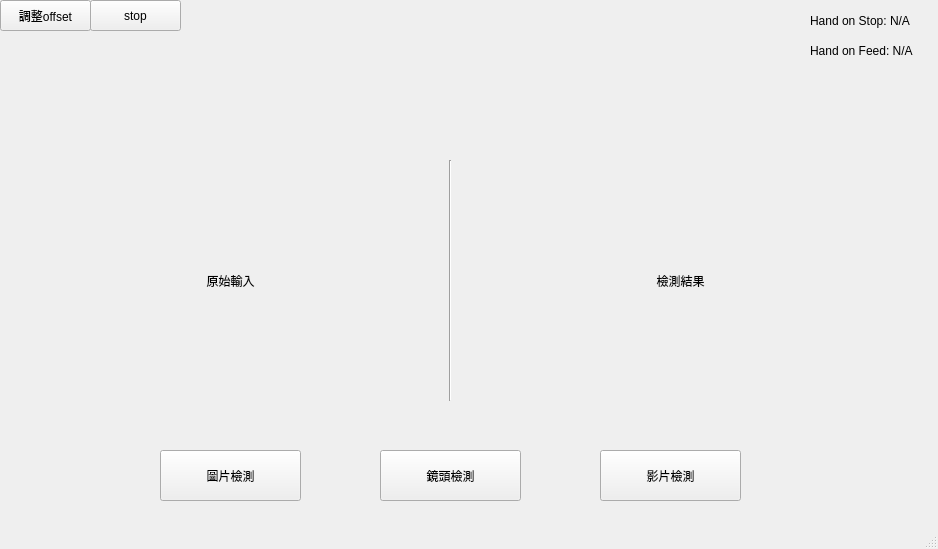
<?xml version="1.0" encoding="UTF-8"?>
<ui version="4.0">
 <class>MainWindow</class>
 <widget class="QMainWindow" name="MainWindow">
  <property name="geometry">
   <rect>
    <x>0</x>
    <y>0</y>
    <width>938</width>
    <height>549</height>
   </rect>
  </property>
  <property name="windowTitle">
   <string>MainWindow</string>
  </property>
  <widget class="QWidget" name="centralwidget">
   <widget class="QLabel" name="input_media">
    <property name="geometry">
     <rect>
      <x>90</x>
      <y>160</y>
      <width>281</width>
      <height>241</height>
     </rect>
    </property>
    <property name="text">
     <string>原始輸入</string>
    </property>
    <property name="scaledContents">
     <bool>true</bool>
    </property>
    <property name="alignment">
     <set>Qt::AlignmentFlag::AlignCenter</set>
    </property>
   </widget>
   <widget class="QLabel" name="output_media">
    <property name="geometry">
     <rect>
      <x>540</x>
      <y>160</y>
      <width>281</width>
      <height>241</height>
     </rect>
    </property>
    <property name="text">
     <string>檢測結果</string>
    </property>
    <property name="scaledContents">
     <bool>true</bool>
    </property>
    <property name="alignment">
     <set>Qt::AlignmentFlag::AlignCenter</set>
    </property>
   </widget>
   <widget class="Line" name="line">
    <property name="geometry">
     <rect>
      <x>380</x>
      <y>160</y>
      <width>141</width>
      <height>241</height>
     </rect>
    </property>
    <property name="orientation">
     <enum>Qt::Orientation::Vertical</enum>
    </property>
   </widget>
   <widget class="QPushButton" name="button_picture">
    <property name="geometry">
     <rect>
      <x>160</x>
      <y>450</y>
      <width>141</width>
      <height>51</height>
     </rect>
    </property>
    <property name="text">
     <string>圖片檢測</string>
    </property>
   </widget>
   <widget class="QPushButton" name="button_video">
    <property name="geometry">
     <rect>
      <x>600</x>
      <y>450</y>
      <width>141</width>
      <height>51</height>
     </rect>
    </property>
    <property name="text">
     <string>影片檢測</string>
    </property>
   </widget>
   <widget class="QPushButton" name="button_camera">
    <property name="geometry">
     <rect>
      <x>380</x>
      <y>450</y>
      <width>141</width>
      <height>51</height>
     </rect>
    </property>
    <property name="text">
     <string>鏡頭檢測</string>
    </property>
   </widget>
   <widget class="QPushButton" name="button_offset">
    <property name="geometry">
     <rect>
      <x>0</x>
      <y>0</y>
      <width>91</width>
      <height>31</height>
     </rect>
    </property>
    <property name="text">
     <string>調整offset</string>
    </property>
   </widget>
   <widget class="QPushButton" name="button_stop">
    <property name="geometry">
     <rect>
      <x>90</x>
      <y>0</y>
      <width>91</width>
      <height>31</height>
     </rect>
    </property>
    <property name="text">
     <string>stop</string>
    </property>
   </widget>
   <widget class="QLabel" name="Label_HandStop_Status">
    <property name="geometry">
     <rect>
      <x>810</x>
      <y>10</y>
      <width>121</width>
      <height>21</height>
     </rect>
    </property>
    <property name="text">
     <string>Hand on Stop: N/A</string>
    </property>
   </widget>
   <widget class="QLabel" name="Label_HandFeed_Status">
    <property name="geometry">
     <rect>
      <x>810</x>
      <y>40</y>
      <width>121</width>
      <height>21</height>
     </rect>
    </property>
    <property name="text">
     <string>Hand on Feed: N/A</string>
    </property>
   </widget>
  </widget>
  <widget class="QStatusBar" name="statusbar"/>
 </widget>
 <resources/>
 <connections/>
</ui>
